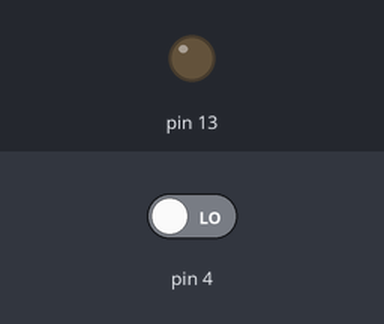
Simulated run of this sketch. Board: Arduino Uno, built with avr-gcc and run on an emulated ATmega328P. Shown: output pins drawn as LEDs (lit = HIGH). The test bench sets the inputs (shaded band); at power-on: pin 4 LOW.

Above: at 1.2 s.
1.3 s: pin 4 driven HIGH
At 2.0 s:
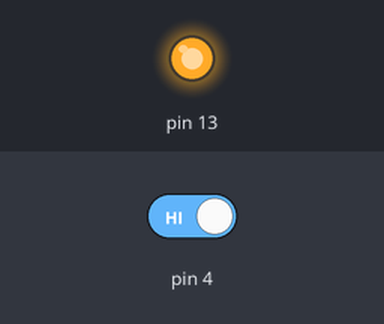
2.8 s: pin 4 driven LOW
At 3.2 s:
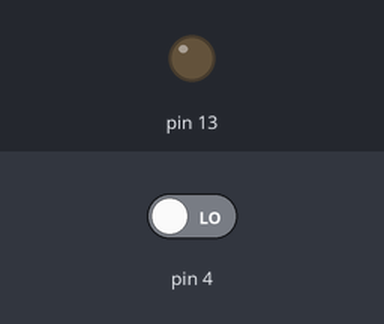
Timing chart, 0 to 5.8 s (numbered marks = the images above; inputs shaded):
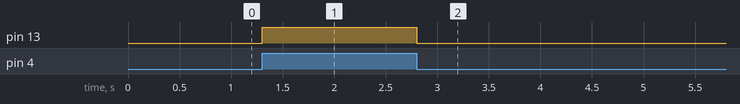

The sketch:

blinding_led.ino
```cpp
void setup() {
  pinMode (4, INPUT);
  pinMode (13, OUTPUT);
}

void loop() {
  bool sign = digitalRead (4);
  digitalWrite (13, sign);
}
```

Measured:
- after the input at 1.3 s, pin 13: LOW → HIGH at once
- after the input at 2.8 s, pin 13: HIGH → LOW at once
